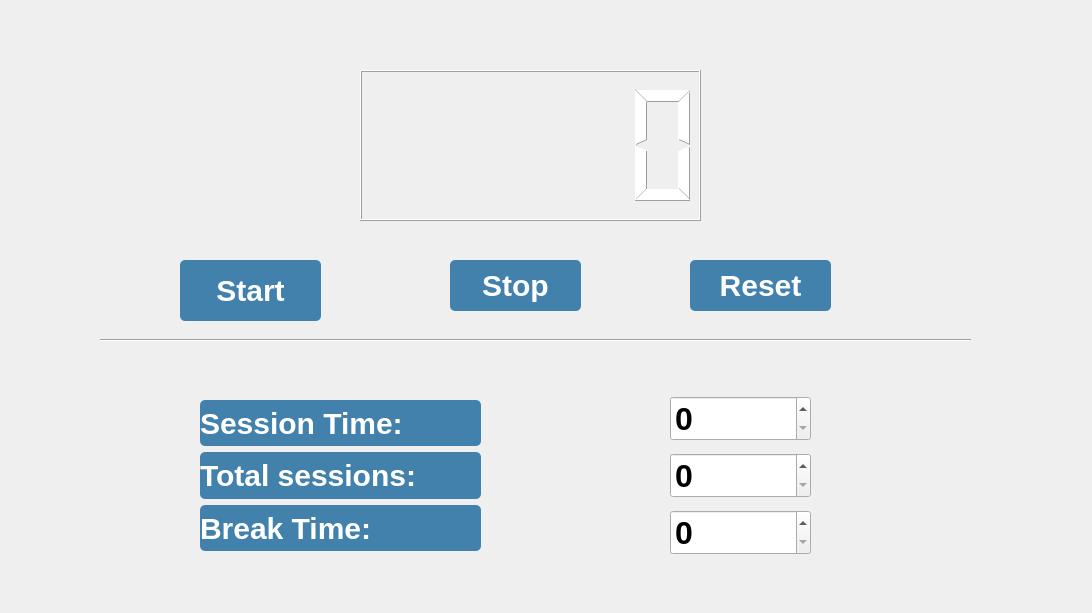
<?xml version="1.0" encoding="UTF-8"?>
<ui version="4.0">
 <class>pommo</class>
 <widget class="QWidget" name="pommo">
  <property name="geometry">
   <rect>
    <x>0</x>
    <y>0</y>
    <width>1092</width>
    <height>613</height>
   </rect>
  </property>
  <property name="font">
   <font>
    <pointsize>24</pointsize>
    <bold>true</bold>
   </font>
  </property>
  <property name="windowTitle">
   <string>Form</string>
  </property>
  <property name="styleSheet">
   <string notr="true">background-image:url(:/img/8.jpg);</string>
  </property>
  <widget class="QPushButton" name="stopButton">
   <property name="geometry">
    <rect>
     <x>450</x>
     <y>260</y>
     <width>131</width>
     <height>51</height>
    </rect>
   </property>
   <property name="styleSheet">
    <string notr="true">QPushButton{
	
	font:bold;
	font-size:30px;
	
	border-style:outset;
	border-radius:5px;
	border-color:black;
	background-color:rgb(65, 129, 172);
	color:white;
}
QPushButton:hover{
	color:rgb(22, 31, 70);
	background-color:white;
border-color:white;
}</string>
   </property>
   <property name="text">
    <string>Stop</string>
   </property>
  </widget>
  <widget class="QPushButton" name="startButton">
   <property name="geometry">
    <rect>
     <x>180</x>
     <y>260</y>
     <width>141</width>
     <height>61</height>
    </rect>
   </property>
   <property name="styleSheet">
    <string notr="true">QPushButton{
	
	font:bold;
	font-size:30px;
	
	border-style:outset;
	border-radius:5px;
	border-color:black;
	background-color:rgb(65, 129, 172);
	color:white;
}
QPushButton:hover{
	color:rgb(22, 31, 70);
	background-color:white;
}</string>
   </property>
   <property name="text">
    <string>Start</string>
   </property>
  </widget>
  <widget class="QLCDNumber" name="lcdNumber">
   <property name="geometry">
    <rect>
     <x>360</x>
     <y>70</y>
     <width>341</width>
     <height>151</height>
    </rect>
   </property>
   <property name="styleSheet">
    <string notr="true">color:rgb(255, 255, 255);
font-family:Monaco;

border-width:12px;

border-color:rgb(40, 80, 106);


</string>
   </property>
  </widget>
  <widget class="QPushButton" name="resetButton">
   <property name="geometry">
    <rect>
     <x>690</x>
     <y>260</y>
     <width>141</width>
     <height>51</height>
    </rect>
   </property>
   <property name="styleSheet">
    <string notr="true">QPushButton{
	
	font:bold;
	font-size:30px;
	
	border-style:outset;
	border-radius:5px;
	border-color:black;
	background-color:rgb(65, 129, 172);
	color:white;
}
QPushButton:hover{
	color:rgb(22, 31, 70);
	background-color:white;
border-color:white;
}</string>
   </property>
   <property name="text">
    <string>Reset</string>
   </property>
  </widget>
  <widget class="Line" name="line">
   <property name="geometry">
    <rect>
     <x>100</x>
     <y>330</y>
     <width>871</width>
     <height>20</height>
    </rect>
   </property>
   <property name="orientation">
    <enum>Qt::Horizontal</enum>
   </property>
  </widget>
  <widget class="Line" name="line_2">
   <property name="geometry">
    <rect>
     <x>120</x>
     <y>610</y>
     <width>871</width>
     <height>20</height>
    </rect>
   </property>
   <property name="orientation">
    <enum>Qt::Horizontal</enum>
   </property>
  </widget>
  <widget class="QWidget" name="layoutWidget">
   <property name="geometry">
    <rect>
     <x>670</x>
     <y>390</y>
     <width>141</width>
     <height>171</height>
    </rect>
   </property>
   <layout class="QVBoxLayout" name="verticalLayout_2">
    <item>
     <widget class="QSpinBox" name="sessionTimeSpinBox">
      <property name="font">
       <font>
        <family>Arial</family>
        <pointsize>24</pointsize>
        <bold>true</bold>
       </font>
      </property>
      <property name="styleSheet">
       <string notr="true"/>
      </property>
     </widget>
    </item>
    <item>
     <widget class="QSpinBox" name="TotalSessionsSpinBox">
      <property name="font">
       <font>
        <family>Arial</family>
        <pointsize>24</pointsize>
        <bold>true</bold>
       </font>
      </property>
     </widget>
    </item>
    <item>
     <widget class="QSpinBox" name="breakTimeSpinBox">
      <property name="font">
       <font>
        <family>Arial</family>
        <pointsize>24</pointsize>
        <bold>true</bold>
       </font>
      </property>
     </widget>
    </item>
   </layout>
  </widget>
  <widget class="QWidget" name="layoutWidget">
   <property name="geometry">
    <rect>
     <x>200</x>
     <y>400</y>
     <width>281</width>
     <height>151</height>
    </rect>
   </property>
   <layout class="QVBoxLayout" name="verticalLayout">
    <item>
     <widget class="QLabel" name="label">
      <property name="font">
       <font>
        <pointsize>-1</pointsize>
        <italic>false</italic>
        <bold>true</bold>
       </font>
      </property>
      <property name="styleSheet">
       <string notr="true">QLabel{
	
	font:bold;
	font-size:30px;
	
	border-style:outset;
	border-radius:5px;
	border-color:black;
	background-color:rgb(65, 129, 172);
	color:white;
}
QLabel:hover{
	color:rgb(255, 255, 255);
	background-color:rgb(60, 120, 158);
}</string>
      </property>
      <property name="frameShape">
       <enum>QFrame::StyledPanel</enum>
      </property>
      <property name="text">
       <string>Session Time:</string>
      </property>
     </widget>
    </item>
    <item>
     <widget class="QLabel" name="label_3">
      <property name="font">
       <font>
        <pointsize>-1</pointsize>
        <italic>false</italic>
        <bold>true</bold>
       </font>
      </property>
      <property name="styleSheet">
       <string notr="true">QLabel{
	
	font:bold;
	font-size:30px;
	
	border-style:outset;
	border-radius:5px;
	border-color:black;
	background-color:rgb(65, 129, 172);
	color:white;
}
QLabel:hover{
	color:rgb(255, 255, 255);
	background-color:rgb(36, 71, 95);
}</string>
      </property>
      <property name="frameShape">
       <enum>QFrame::Box</enum>
      </property>
      <property name="text">
       <string>Total sessions:</string>
      </property>
      <property name="wordWrap">
       <bool>true</bool>
      </property>
     </widget>
    </item>
    <item>
     <widget class="QLabel" name="label_2">
      <property name="font">
       <font>
        <pointsize>-1</pointsize>
        <italic>false</italic>
        <bold>true</bold>
       </font>
      </property>
      <property name="styleSheet">
       <string notr="true">QLabel{
	
	font:bold;
	font-size:30px;
	
	border-style:outset;
	border-radius:5px;
	border-color:black;
	background-color:rgb(65, 129, 172);
	color:white;
}
QLabel:hover{
	color:rgb(255, 255, 255);
	background-color:rgb(36, 71, 95);
}</string>
      </property>
      <property name="frameShape">
       <enum>QFrame::Box</enum>
      </property>
      <property name="text">
       <string>Break Time:</string>
      </property>
     </widget>
    </item>
   </layout>
  </widget>
  <widget class="QLabel" name="label_4">
   <property name="geometry">
    <rect>
     <x>800</x>
     <y>90</y>
     <width>251</width>
     <height>51</height>
    </rect>
   </property>
   <property name="font">
    <font>
     <pointsize>24</pointsize>
     <bold>true</bold>
    </font>
   </property>
   <property name="styleSheet">
    <string notr="true">color:white;
font-size:40;
</string>
   </property>
   <property name="text">
    <string/>
   </property>
  </widget>
 </widget>
 <resources/>
 <connections/>
</ui>
